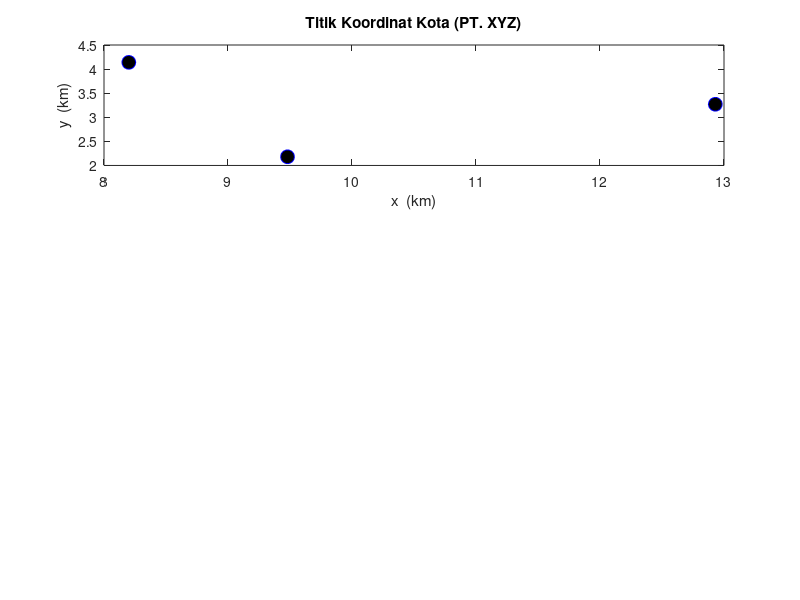

Recreate this plot in MATLAB. (Note: this script raises an error after producing the figure.)
%**************************************************************************
%         VRP Problem Using ACO rute 2 Gd Pusat -> Gd Antara
% -------------------------------------------------------------------------
% By     : Gita Anggita Lestari
% Contact: gitaanggitalstr@gmail.com             Last update: sept 13, 2019
% -------------------------------------------------------------------------                             
% This program is developed to find shortest path (minimum cost)between
% some cities. 
% 
% There are 4  parts in this program:
% 1.Main program of ACO (myaco.m)
% 2.Function to generate solution (ant_tour.m)
% 3.Function to calculate the cost (distance) (calculate_cost.m)
% 4.Function to update the traces (update_the_trace.m)
%**************************************************************************
 
%**************************************************************************
%                   The Program Start Here                    
%*------------------------------------------------------------------------
% function myaco(num_of_nodes,num_of_ants, max_iteration)
function myaco()
% inputs
miter=1000; % banyak iterasi
m=2; % banyak semut
n=3; %jumlah kotas
% parameters
e=0.6;            % evaporation coefficient.
alpha=1;          % effect of ants' sight.
beta=12;           % trace's effect.
t=0.02*ones(n); % primary tracing.
el=.97;           % common cost elimination. 
% -------------------------------------------------------------------------
% matrix coordinates of cities of rute 2
map_index=[0	15	20];
map_x=[12.93	9.48	8.20];
map_y=[3.27	2.18	4.14];
node=[map_index;map_x;map_y];
% Generate coordinates of cities and plot
for i=1:n
    x(i)= map_x(i);
    y(i)= map_y(i);
end

subplot(3,1,1);
plot(x,y,'o','MarkerFaceColor','k','MarkerEdgeColor','b','MarkerSize',10);
title('Titik Koordinat Kota (PT. XYZ)');
xlabel('x  (km)');
ylabel('y  (km)');

% generating distace between cities matrix.
%for i=1:n
%    for j=1:n
%        d(i,j)=sqrt((x(i)-x(j))^2+(y(i)-y(j))^2);
%    end
%end
d=[0 3.9 5.3;
   3.9 0 4.3;
   5.3 4.3 0];

% generating sight matrix.
for i=1:n
    for j=1:n
        if d(i,j)==0
            h(i,j)=0;
        else
            h(i,j)=1/d(i,j);
        end
    end
end
h=h
% ------------------------------------------------------------------------
%             Main Algorithm: ACO Meta heuristic procedure
% a.  Probabilistic solution construction biased by
%     pheromone trails, without forward pheromone
%     updating
% b.  Deterministic backward path with loop elimination
%     and with pheromone updating--> update_the_trace
% c.  Evaluation of the quality of the solutions
%     generated and use of the solution quality in
%     determining the quantity of pheromone to deposit-->calculate_cost
% -------------------------------------------------------------------------
for i=1:miter
% Step 1: Forward ants and solution construction

% Generate places for each ant    
for j=1:m
    start_places(j,1)=fix(1+rand*(n-1));
end
% Step 2:probabilistic solution contruction   
    [tour]=ant_tour(start_places,m,n,h,t,alpha,beta);
    tour=horzcat(tour,tour(:,1));
    
% Step 3: Calculate the cost --> total distace
    [cost,f]=calculate_cost(m,n,d,tour,el);
    [t]=update_the_trace(m,n,t,tour,f,e);
    average_cost(i)=mean(cost);
    
% Step 4: Determine the best route
    [min_cost(i),best_index]=min(cost);
    besttour(i,:)=tour(best_index,:);
    iteration(i)=i;
end
% -------------------------------------------------------------------------

% Plot Average of tour distance vs Number of Iterations
subplot(3,1,2);plot(iteration,average_cost);
title('Rata-Rata Jarak vs Jumlah Iterasi');
xlabel('iteration');
ylabel('Jarak(Km)');

% Plot the best route
[k,l]=min(min_cost); % jarak
for i=1:n+1
    X(i)=x(besttour(l,i));
    Y(i)=y(besttour(l,i));
end
subplot(3,1,3);plot(X,Y,'--o',...
                'MarkerEdgeColor','k',...
                'MarkerFaceColor','b',...
                'MarkerSize',10)
xlabel('x (km)');ylabel('y (km)');
title(['Total Jarak(Km)= ',num2str(k)]);
% fprintf('\nTotal Jarak = %d\n',k);

% Get Route Path 
batas = length(map_index);
path = [];
for i=1:batas
    itter = 0;
    index_x = X(i);
    index_y = Y(i);
    for j=1:batas
        if index_x == node(2,[j]) && index_y == node(3,[j])
            itter = itter + 1;
            path(i)=node(1,[j]);
        end
    end
end
titik_awal = num2str(path(1));jalan = num2str(path);
fprintf('Total Jarak = ')
disp(min(min_cost));
fprintf('Rute =  ');
fprintf(titik_awal);fprintf('  ');
fprintf(jalan);fprintf('  ');
fprintf(titik_awal)
fprintf('\n')

end
%**************************************************************************
%                   Ending of Program                          
%**************************************************************************

